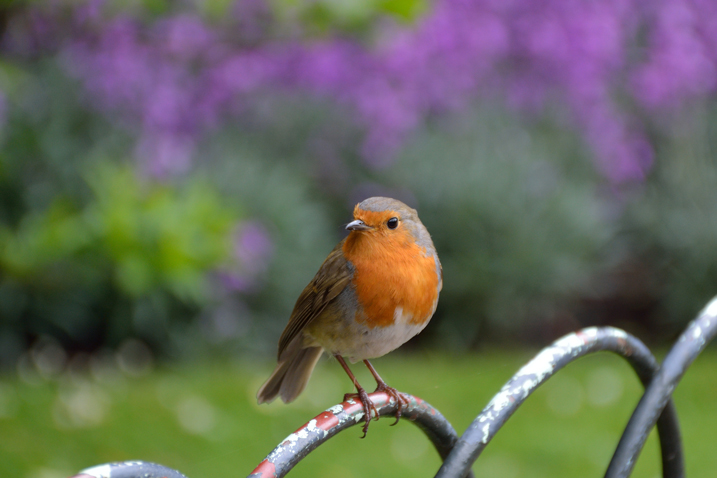
#> input picture 03-filters/sample.jpg, 717 x 478 px
$ jupyter execute filters.ipynb   (older library calls are emulated)
#> lines starting #> are read from the running program, lines starting #| are printed output that depends on the picture; after the words box and inside, x2 and y2 are one past the last pixel; in counts of white or black regions, pixels touching at a corner belong together
<h1>Table of Contents<span class="tocSkip"></span></h1>
<div class="toc"><ul class="toc-item"><li><span><a href="#magnitude-Spectrum" data-toc-modified-id="magnitude-Spectrum-1">magnitude Spectrum</a></span></li><li><span><a href="#Gaussian-Filter" data-toc-modified-id="Gaussian-Filter-2">Gaussian Filter</a></span><ul class="toc-item"><li><span><a href="#Gaussian-Low-Pass-Filter" data-toc-modified-id="Gaussian-Low-Pass-Filter-2.1">Gaussian Low Pass Filter</a></span></li><li><span><a href="#Gaussian-High-Pass-Filter" data-toc-modified-id="Gaussian-High-Pass-Filter-2.2">Gaussian High Pass Filter</a></span></li></ul></li><li><span><a href="#Ideal-Filter" data-toc-modified-id="Ideal-Filter-3">Ideal Filter</a></span><ul class="toc-item"><li><span><a href="#Low-Pass-Ideal-Filter" data-toc-modified-id="Low-Pass-Ideal-Filter-3.1">Low Pass Ideal Filter</a></span></li><li><span><a href="#High-Pass-Ideal-Filter" data-toc-modified-id="High-Pass-Ideal-Filter-3.2">High Pass Ideal Filter</a></span></li></ul></li><li><span><a href="#Butterworth-Filter" data-toc-modified-id="Butterworth-Filter-4">Butterworth Filter</a></span><ul class="toc-item"><li><span><a href="#Low-Pass-Butterworth-Filter" data-toc-modified-id="Low-Pass-Butterworth-Filter-4.1">Low Pass Butterworth Filter</a></span></li><li><span><a href="#High-Pass-Butterworth-Filter" data-toc-modified-id="High-Pass-Butterworth-Filter-4.2">High Pass Butterworth Filter</a></span></li></ul></li><li><span><a href="#Laplacian-Filter" data-toc-modified-id="Laplacian-Filter-5">Laplacian Filter</a></span></li></ul></div>

[cell 1]
import cv2
import numpy as np
from numpy.fft import fft2,fftshift,ifft2,ifftshift
from matplotlib import pyplot as plt

[cell 2]
def rotate_image(image, angle):
    image_center = tuple(np.array(image.shape[1::-1]) / 2)
    rot_mat = cv2.getRotationMatrix2D(image_center, angle, 1.0)
    result = cv2.warpAffine(image, rot_mat, image.shape[1::-1], flags=cv2.INTER_LINEAR)
    return result

# magnitude Spectrum

[cell 3]
img = cv2.imread('sample.jpg',0)
#> img: shape (478, 717); min 3, max 255, mean 102.4
angles=[0,20,30,45,80,90,135,180]

plt.figure(figsize=(11,len(angles)*5))

for index,angle in enumerate(angles):
    rotatedImg = rotate_image(img,angle)
    magnitudeSpectrum_rotatedImg = 20*np.log(
                                  np.abs(
                                  np.fft.fftshift(
                                  np.fft.fft2(
                                      rotatedImg))))
    plt.subplot(len(angles)+1,2,index*2+1)
    plt.imshow(rotatedImg, cmap = 'gray')
    plt.title(f'Input Image-rotate:{angle}')
    plt.xticks([])
    plt.yticks([])

    plt.subplot(len(angles)+1,2,index*2+2)
    plt.imshow(magnitudeSpectrum_rotatedImg, cmap = 'gray')
    plt.title(f'MS-rotate:{angle}')
    plt.xticks([])
    plt.yticks([])
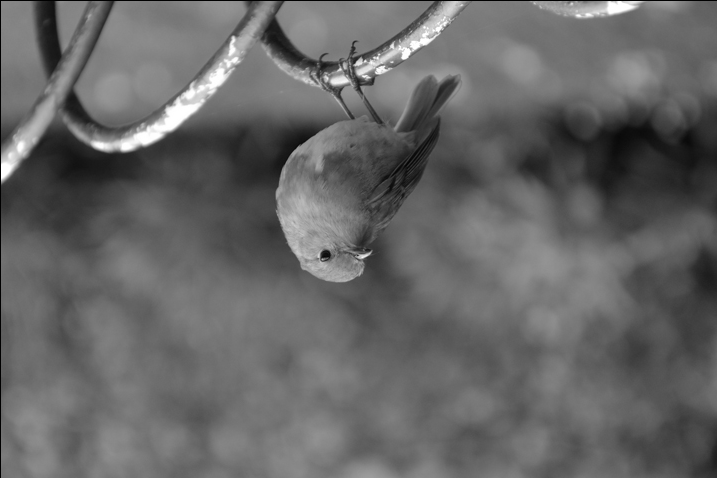
#> rotatedImg: shape (478, 717); min 0, max 255, mean 102

# Gaussian Filter

## Gaussian Low Pass Filter

[cell 4]
gaussianNoiseImage=cv2.imread("gaussianNoise.jpg")
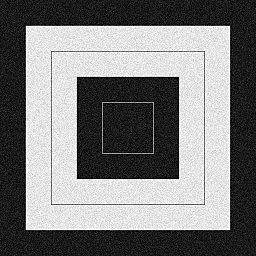
#> input picture 03-filters/gaussianNoise.jpg, 256 x 256 px
#> gaussianNoiseImage is the input picture: shape (256, 256, 3); min 0, max 255, mean 122.3
kernelSize=5
guassinaFilterdImage = cv2.GaussianBlur(gaussianNoiseImage, (kernelSize, kernelSize),cv2.BORDER_DEFAULT)
plt.figure(figsize=(11,6))
plt.subplot(121)
plt.imshow(gaussianNoiseImage, cmap='gray'),plt.title('Original')
plt.xticks([])
plt.yticks([])
plt.subplot(122)
plt.imshow(guassinaFilterdImage, cmap='gray'),plt.title('Gaussian Filter')
plt.xticks([])
plt.yticks([])
plt.show()

the Gaussian kernel is linearly separable. This means we can break any 2-d filter into two 1-d filters. Because of this, the computational complexity is reduced from $O(n^2)$ to $O(n)$. Let’s see an example
$$
\frac{1}{16}\begin{pmatrix}
1 & 2 & 1\\
2 & 4 & 2\\
1 & 2 & 1
\end{pmatrix} =\frac{1}{16}\begin{pmatrix}
1 & 2 & 1
\end{pmatrix}\begin{pmatrix}
1\\
2\\
1
\end{pmatrix}
$$

The Gaussian kernel weights(1-D) can be obtained quickly using the Pascal’s Triangle. See how the third row corresponds to the $3×3$ filter we used above.
```
1
1 1
1 2 1
1 3 3 1
1 4 6 4 1
1 5 10 10 5 1
```

this code block will return the used kernel in gaussian filter, (change varable `kernelSize` for differnt kernel sizes)

[cell 5]
from IPython.display import display, Markdown
# calculating guassian kernel
kernelSize=7
assert kernelSize%2==1, ValueError(f"The kernelSize must be odd, {kernelSize} is even")
kernel_1D=cv2.getGaussianKernel(kernelSize,-1)
kernel_2D=kernel_1D.dot(kernel_1D.T)
powerOfCoeficient=np.log2(kernel_2D[0,0])
kernel_2D=np.int32(kernel_2D*2**int(-powerOfCoeficient))
kernel_1D=np.int32(kernel_1D*2**int(-powerOfCoeficient))
kernel_2D_latex="\\\\\n".join(" & ".join(str(i) for i in line) for line in kernel_2D)
kernel_1D_latexVertical="\\\\\n".join(str(i[0]) for i in kernel_1D)
kernel_1D_latexHorizontal=" & ".join(str(i[0]) for i in kernel_1D)
display(Markdown(rf"""$$
\frac{1}{({2**int(-powerOfCoeficient)})}\begin{'{pmatrix}'}
{kernel_2D_latex}
\end{'{pmatrix}'} =\frac{1}{({2**int(-powerOfCoeficient)})}\begin{'{pmatrix}'}
{kernel_1D_latexHorizontal}
\end{'{pmatrix}'}\begin{'{pmatrix}'}
{kernel_1D_latexVertical}
\end{'{pmatrix}'}
$$"""))

## Gaussian High Pass Filter

[cell 6]
gaussian_HPkernel=np.array([[-1,-1,-1],
                            [-1,8,-1],
                            [-1,-1,-1]])
# gaussian_HPkernel=np.array([[0 ,-1,0 ],
#                             [-1,7,-1],
#                             [0 ,-1,0 ]])
gaussian_HPFilterdImage = cv2.filter2D(guassinaFilterdImage,-1,gaussian_HPkernel)
plt.figure(figsize=(11,6))
plt.subplot(121)
plt.imshow(guassinaFilterdImage, cmap='gray')
plt.title('Original')
plt.xticks([])
plt.yticks([])
plt.subplot(122)
plt.imshow(gaussian_HPFilterdImage, cmap='gray')
plt.title('HP_Gaussian Filter')
plt.xticks([])
plt.yticks([])
plt.show()

# Ideal Filter

## Low Pass Ideal Filter

[cell 7]
def idealFilter(img,D0,lowpass=True):
    row,col=img.shape
    rowsIndex=np.repeat(np.arange(row).reshape((row,1)),col,axis=1)
    colsIndex=np.repeat(np.arange(col).reshape((col,1)),row,axis=1).T
    D=np.sqrt((rowsIndex-row//2)**2+(colsIndex-col//2)**2)
    if lowpass:
        H=np.heaviside(-1*(D-D0),1)
    else:
        H=np.heaviside(1*(D-D0),1)
    return H

def putFilter(img,H):
    row,col=img.shape
    c=np.array([[1,0]*(max(row,col)//2+1)])*2-1
    c=c.T.dot(c)[:row,:col]
    return np.real(
                ifftshift(
                    ifft2(
                        fft2(
                            fftshift(img*c)
                        )
                        *H
                    )
                )*c
            )
    return np.real(ifft2(ifftshift(fftshift(fft2(img))*H)))
img=cv2.imread("testPic.png",0)
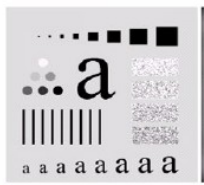
#> input picture 03-filters/testPic.png, 204 x 185 px
#> img: shape (185, 204); min 0, max 255, mean 204.2
plt.imshow(idealFilter(img,15),cmap='gray')

[cell 8]
img=cv2.imread("testPic.png",0)
testCases=[5,15,30,80,230]
plt.figure(figsize=(6,len(testCases)*5))
for index,D0 in enumerate(testCases):
    H=idealFilter(img,D0)
    idealFilteredImg=putFilter(img,H)
    plt.subplot(len(testCases),1,index+1)
    plt.title(f'D0={D0}')
    plt.xticks([])
    plt.yticks([])
    plt.imshow(idealFilteredImg,cmap='gray')
#> this loop made 5 passes
#> pass 1, `H=idealFilter(img,D0)`:
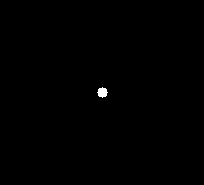
#> H: shape (185, 204) float64; values 0 (black) and 1 (white), 0.21% white; 1 white region, box (x1, y1, x2, y2) and area: (97, 87, 108, 98) 81

## High Pass Ideal Filter

[cell 9]
testCases=[5,15,20,30,40,50,80,130]
plt.figure(figsize=(6,len(testCases)*5))
for index,D0 in enumerate(testCases):
    H=idealFilter(img,D0,lowpass=False)
    idealFilteredImg=putFilter(img,H)
    plt.subplot(len(testCases),1,index+1)
    plt.title(f'D0={D0},HighPass')
    plt.xticks([])
    plt.yticks([])
    plt.imshow(idealFilteredImg,cmap='gray')

# Butterworth Filter

[cell 10]
def butterWorthFilter(img,D0,n,lowpass=True):
    row,col=img.shape
    rowsIndex=np.repeat(np.arange(row).reshape((row,1)),col,axis=1)
    colsIndex=np.repeat(np.arange(col).reshape((col,1)),row,axis=1).T
    D=np.sqrt((rowsIndex-row//2)**2+(colsIndex-col//2)**2)
    if lowpass:
        H=1/(1+(D/D0)**(2*n))
    else:
        D=np.heaviside(D,0.1)-np.sign(D)+D
        H=1/(1+(D0/D)**(2*n))
    return H

img=cv2.imread("testPic.png",0)

cutOfFrequenci_testCase=[5,15,30,80,230]
order_testCase=[1,2,3,4,5]
i=1
plt.figure(figsize=(len(order_testCase)*3,len(cutOfFrequenci_testCase)*6))
for D0 in cutOfFrequenci_testCase:
    for n in order_testCase:
        plt.subplot(len(cutOfFrequenci_testCase)*2,
                    len(order_testCase),
                     i)
        i+=1
        plt.title(f'D0={D0},n={n},LowPass')
        plt.xticks([])
        plt.yticks([])
        plt.imshow(butterWorthFilter(img,D0,n),cmap='gray')
#> after the loop, i = 26

for D0 in cutOfFrequenci_testCase:
    for n in order_testCase:
        plt.subplot(len(cutOfFrequenci_testCase)*2,
                    len(order_testCase),
                     i)
        i+=1
        plt.title(f'D0={D0},n={n},HighPass')
        plt.xticks([])
        plt.yticks([])
        plt.imshow(butterWorthFilter(img,D0,n,lowpass=False),cmap='gray')
#> after the loop, i = 51

## Low Pass Butterworth Filter

[cell 11]
img=cv2.imread("testPic.png",0)

cutOfFrequenci_testCase=[5,15,30,80,230]
order_testCase=[1,2,3,4,5]
plt.figure(figsize=(len(order_testCase)*3,len(cutOfFrequenci_testCase)*3))
for row,D0 in enumerate(cutOfFrequenci_testCase):
    for col,n in enumerate(order_testCase):
        plt.subplot(len(cutOfFrequenci_testCase),
                    len(order_testCase),
                     row*len(order_testCase)+col+1)
        plt.title(f'D0={D0},n={n}')
        plt.xticks([])
        plt.yticks([])
        H=butterWorthFilter(img,D0,n)
        butterWorthImg=putFilter(img,H)
        plt.imshow(butterWorthImg,cmap='gray')
#> this loop made 5 passes
#> pass 1, in butterWorthFilter (call 52), `rowsIndex=np.repeat(np.arange(row).reshape((row,1)),col,axis=1)`:
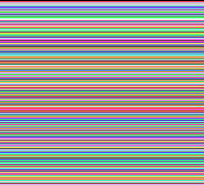
#> rowsIndex: shape (185, 204) int64; 185 distinct labels, from 0 to 184; one colour per label, 0 black
#> pass 1, in butterWorthFilter (call 52), `D=np.sqrt((rowsIndex-row//2)**2+(colsIndex-col//2)**2)`:
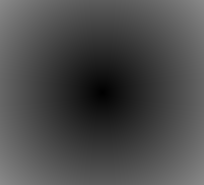
#> D: shape (185, 204) float64; min 0, max 137.4, mean 74.5
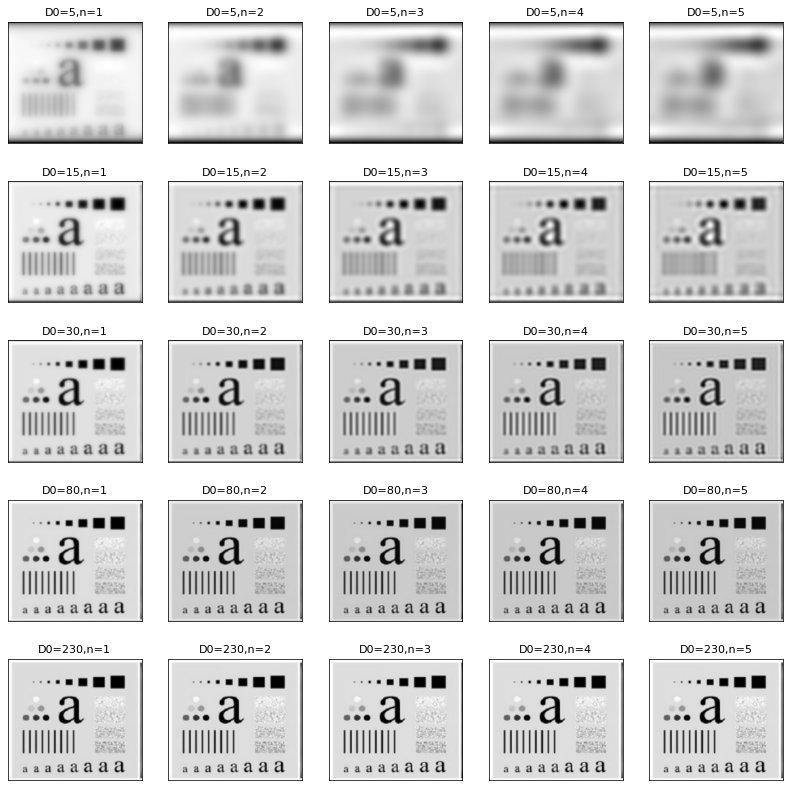
#> figure drawn by matplotlib, 25 panels

## High Pass Butterworth Filter

[cell 12]
cutOfFrequenci_testCase=[5,15,30,80,160]
#> cutOfFrequenci_testCase = [5, 15, 30, 80, 160]
order_testCase=[1,2,3,4,5]
plt.figure(figsize=(len(order_testCase)*3,len(cutOfFrequenci_testCase)*3))
for row,D0 in enumerate(cutOfFrequenci_testCase):
    for col,n in enumerate(order_testCase):
        plt.subplot(len(cutOfFrequenci_testCase),
                    len(order_testCase),
                     row*len(order_testCase)+col+1)
        plt.title(f'D0={D0},n={n}')
        plt.xticks([])
        plt.yticks([])
        H=butterWorthFilter(img,D0,n,lowpass=False)
        butterWorthImg=putFilter(img,H)
        plt.imshow(butterWorthImg,cmap='gray')
#> this loop made 5 passes
#> D0 on passes 1 to 5: 5, 15, 30, 80, 160
#> pass 1, in butterWorthFilter (call 76), `H=1/(1+(D0/D)**(2*n))`:
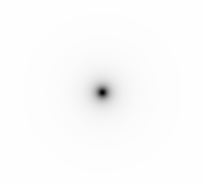
#> H: shape (185, 204) float64; min 0.0004, max 0.999, mean 0.987
#> pass 1, in putFilter (call 39), `c=c.T.dot(c)[:row,:col]`:
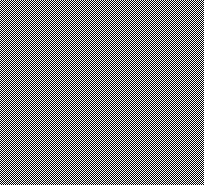
#> c: shape (185, 204) int64; values -1 (black) and 1 (white), 50% white in thin lines or dots

# Laplacian Filter
Since laplacian filter is upper bound filter, the input image should not have any noises. Thats why we use the output from guassian filter.

[cell 13]
laplacianImg = cv2.Laplacian(guassinaFilterdImage,cv2.CV_64F).astype(np.int32)
laplacianImg[laplacianImg<0]=0
plt.figure(figsize=(15,6))
plt.subplot(121)
plt.imshow(guassinaFilterdImage, cmap='gray')
plt.title('Original')
plt.xticks([])
plt.yticks([])
plt.subplot(122)
plt.imshow(laplacianImg, cmap='gray')
plt.title('Laplacian')
plt.xticks([])
plt.yticks([])
plt.show()
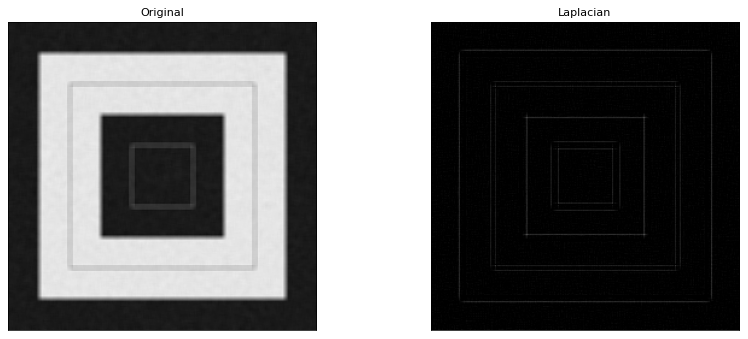
#> figure drawn by matplotlib, 2 panels
